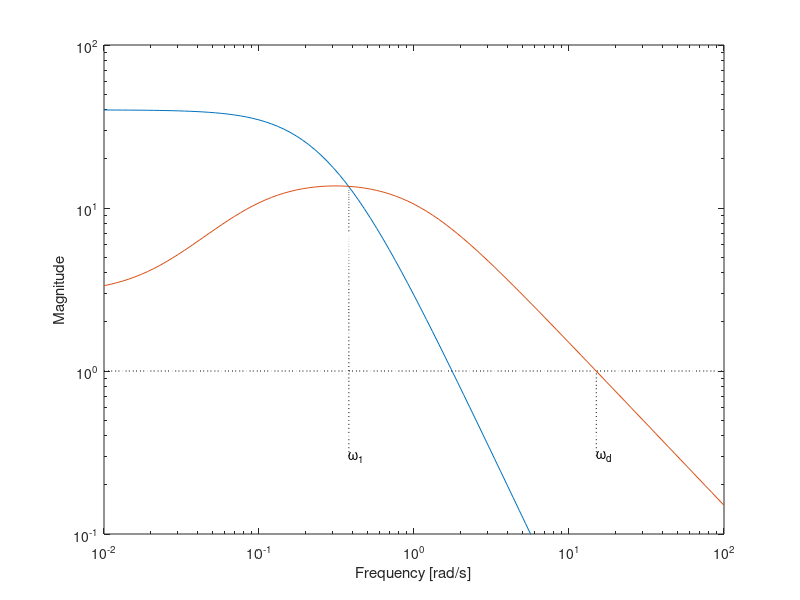

The MATLAB script that drew this image:
% Example 5.12: Inputs for perfect control
%
% Copyright 1996-2003 Sigurd Skogestad & Ian Postlethwaite
% $Id: Expl5_12.m,v 1.2 2004/01/19 16:09:06 araujo Exp $


clear all

w=logspace(-2,2,101);
G=tf(40,conv([5 1],[2.5 1]));
Gd=3*tf([50 1],conv([10 1],[1 1]));

[magG,phaseG]=bode(G,w);
[magGd,phaseGd]=bode(Gd,w);
z(1:length(w))=1;
l1=3e-1:1e-1:13;
one(1:length(l1))=0.38;
l2=3e-1:1e-1:1;
one1(1:length(l2))=15;

%Figure 5.15
loglog(w,squeeze(magG),w,squeeze(magGd),w,z,':k',one,l1,':k',one1,l2,':k');
axis([0.01 100 0.1 100]);
xlabel('Frequency [rad/s]');
ylabel('Magnitude');
text(0.38,3e-1,'\omega_1');
text(15,3e-1,'\omega_d');
